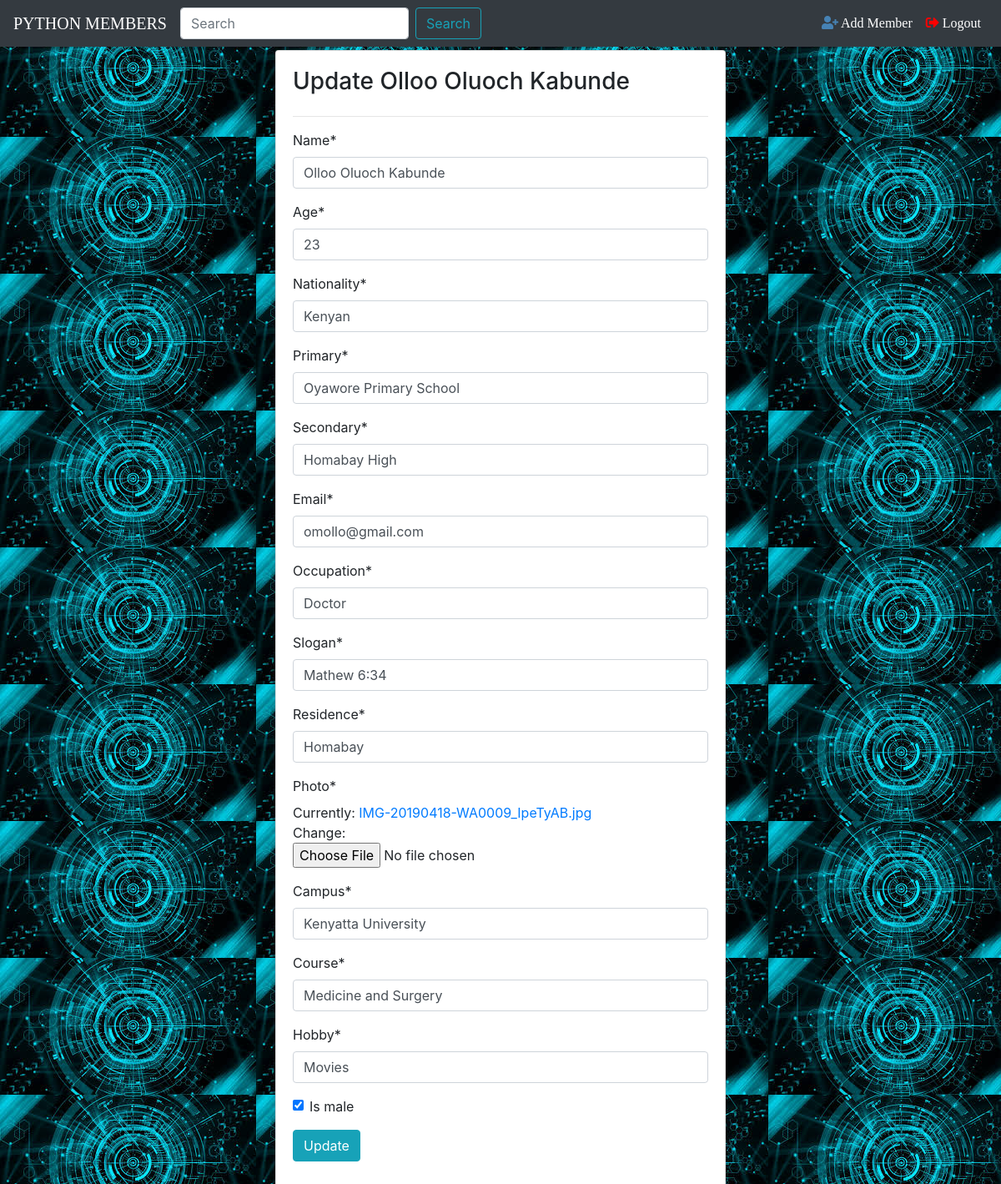
/2/update, run on the app's committed database.
### app1/models.py (models this page shows, shortened)
class Member(models.Model):
    name=models.CharField(max_length=40)
    age=models.IntegerField()
    nationality=models.CharField(max_length=40)
    primary=models.CharField(max_length=40)
    secondary=models.CharField(max_length=40)
    email=models.EmailField()
    occupation=models.CharField(max_length=40)
    slogan=models.CharField(max_length=50)
    residence=models.CharField(max_length=40)
    photo=models.ImageField()
    campus=models.CharField(max_length=40)
    course=models.CharField(max_length=40)
    hobby=models.CharField(max_length=40)
    is_male=models.BooleanField(default=True)

### app1/views.py (the view)
# urls.py: path('<int:pk>/update',views.MemberUpadateView.as_view(),name='update-member'),
class MemberUpadateView(UpdateView):
    model = Member
    fields = '__all__'

### app1/templates/app1/member_form.html (shortened to what this page needs)
{% extends 'app1/base.html' %}
{% block content %}
{%load crispy_forms_tags%}
    <div class="row">
        <div class="col-sm-3"></div>
        <div class="col-sm-6">
            <div class="card card-body my-1">
                <h3 class="text-capitalize">{% if object %} Update {{object.name}} {%else%} Add member {%endif%}</h3>
                <hr>
                <form method="post" enctype="multipart/form-data">
                    {{form|crispy}}
                    <div class="form-group">
                        <button type="submit" class="btn btn-info">{% if object %} Update {%else%} Submit {%endif%}</button>
                    </div>
                </form>
            </div>
        </div>
    </div>
{% endblock %}

### app1/static/app1/css/style.css (style rules this page uses)
body { background: url("../images/cx.jpg"); }

### data on the page
Member: name "Olloo Oluoch Kabunde", age "23", nationality "Kenyan", primary "Oyawore Primary School", secondary "Homabay High", email "omollo@gmail.com", occupation "Doctor", slogan "Mathew 6:34", residence "Homabay", campus "Kenyatta University", course "Medicine and Surgery", hobby "Movies", is_male "☑"
